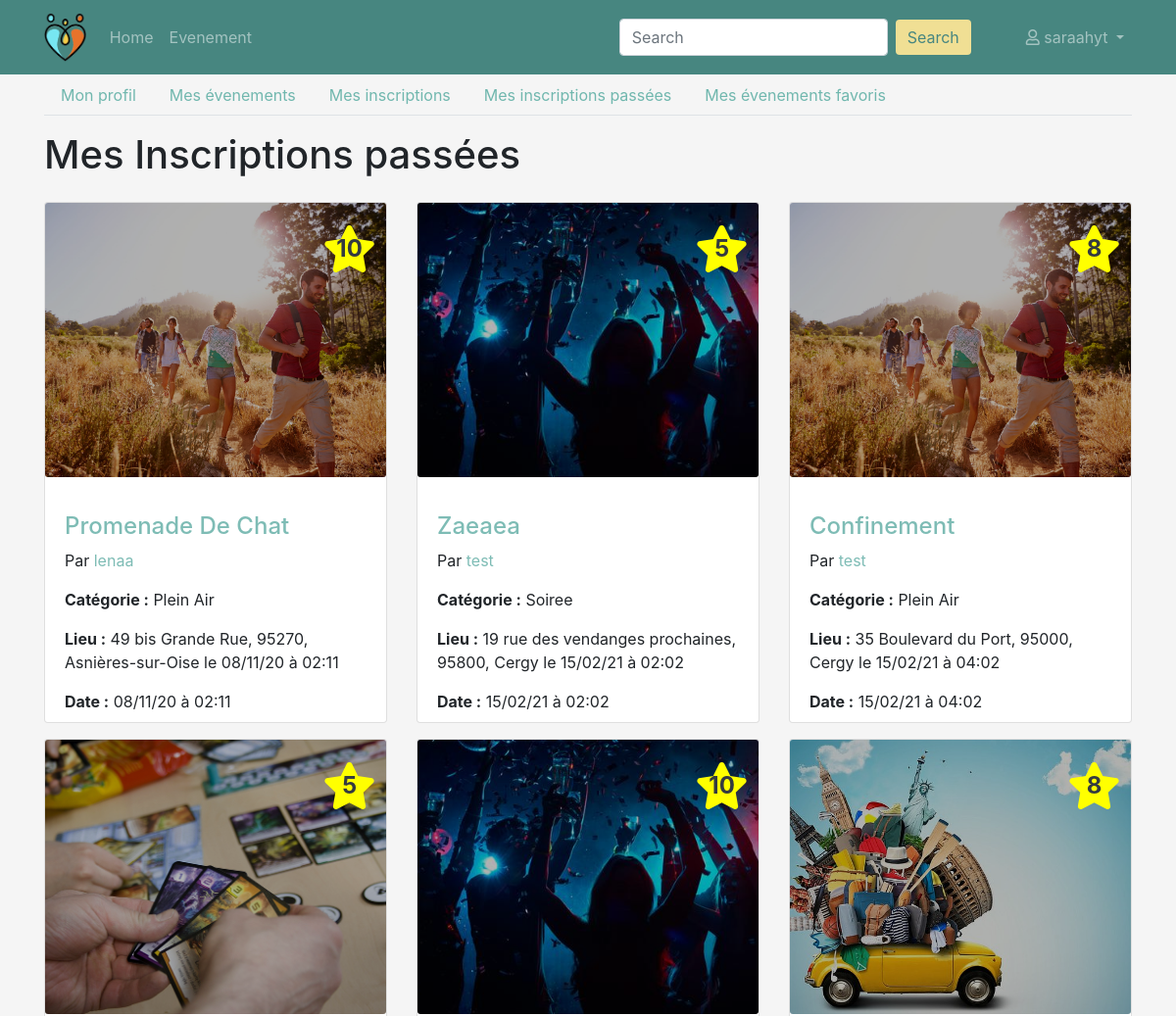
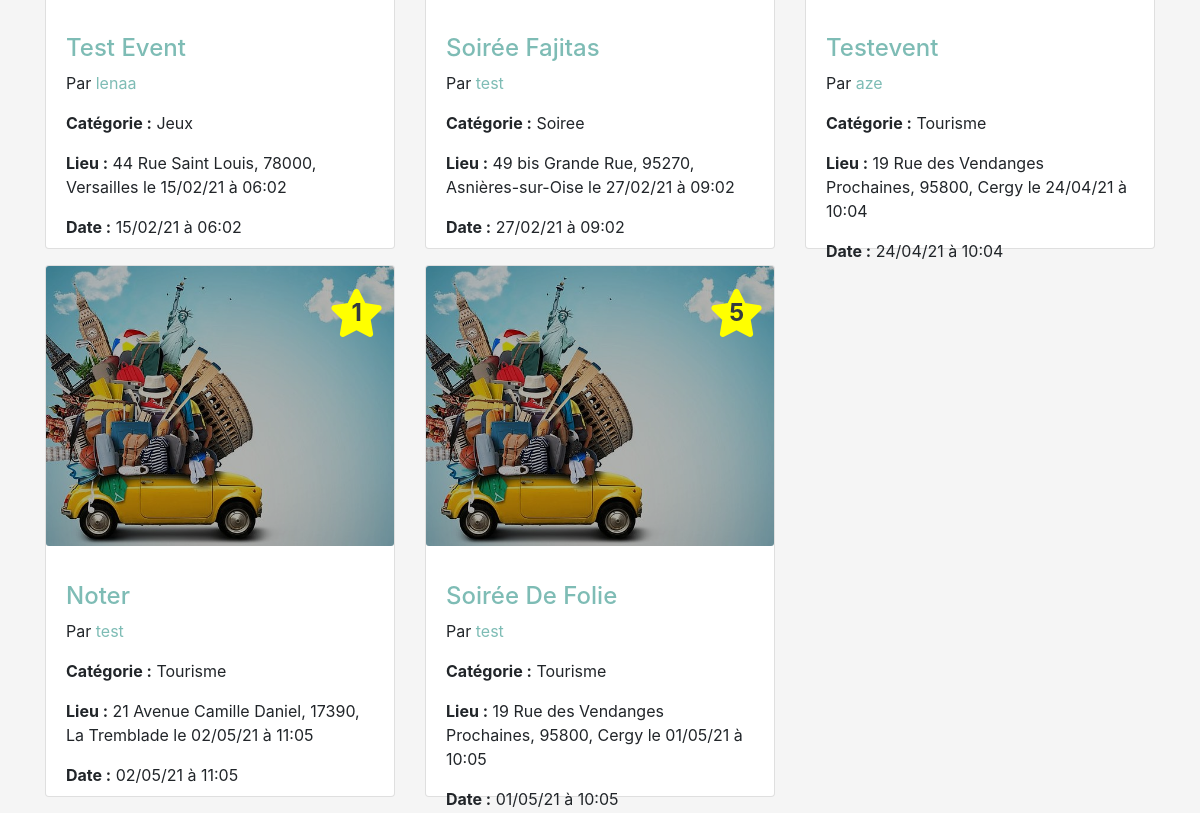
/profil/evenements/finis (signed in), run on the app's committed database (2 pictures, top to bottom).
### persons/models.py (models this page shows, shortened)
class Person(models.Model):
    TYPE_PARTICULIER = 'particulier'
    TYPE_PROFESSIONNEL = 'professionnel'
    TYPE_CHOICES = (
        (TYPE_PARTICULIER, 'particulier'),
        (TYPE_PROFESSIONNEL, 'professionnel')
    )
    user = models.ForeignKey('users.User', on_delete=models.CASCADE)
    first_name = models.CharField('prenom', max_length=100)
    last_name = models.CharField('nom', max_length=100)
    birth_date = models.DateField('date naissance')
    address = models.CharField('adresse', max_length=250)
    zip_code = models.IntegerField('code postal')
    city = models.CharField('ville', max_length=50)
    country = models.CharField('pays', max_length=100)
    phone_number = PhoneNumberField('telephone')
    pseudo = models.CharField('pseudo', max_length=50)
    person_type = models.CharField('type', choices=TYPE_CHOICES, max_length=15)
    created_at = models.DateTimeField('crée à', auto_now=True)
    note = models.IntegerField('karma', null=True, blank=True)
    imageProfil = models.FileField('image', null=True, default='utilisateur-de-profil.svg')
    is_visible = models.BooleanField('est visible', default=False)

### events/models.py (models this page shows, shortened)
class InscriptionEvent(models.Model):
    person = models.ForeignKey('persons.Person', on_delete=models.CASCADE)
    event = models.ForeignKey('Event', on_delete=models.CASCADE)
    def getKarma(self):
        return Karma.objects.get(person=self.person, event=self.event).note

class Event(models.Model):
    PARTY_CATEGORY = 'soiree'
    GAME_CATEGORY = 'jeux'
    TOURISM_CATEGORY = 'tourisme'
    AREA_CATEGORY = 'plein air'
    CATEGORY_CHOICES = (
        (PARTY_CATEGORY, 'soiree'),
        (GAME_CATEGORY, 'jeux'),
        (TOURISM_CATEGORY, 'tourisme'),
        (AREA_CATEGORY, 'plein air')
    )
    person = models.ForeignKey('persons.Person', on_delete=models.CASCADE)
    title = models.CharField('titre', max_length=150)
    description = models.TextField('description')
    address = models.CharField('adresse', max_length=100)
    zip_code = models.IntegerField('code postal')
    city = models.CharField('ville', max_length=50)
    category = models.CharField('categorie', choices=CATEGORY_CHOICES, max_length=20)
    created_at = models.DateTimeField('crée à', auto_now=True)
    event_date = models.DateTimeField('date evenement', auto_now=False)
    coordonate_x = models.CharField('coordonnée X',max_length=10 ,null=True, blank=True)
    coordonate_y = models.CharField('coordonnée Y',max_length=10 , null=True, blank=True)

class Karma(models.Model):
    person = models.ForeignKey('persons.Person', on_delete=models.CASCADE)
    event = models.ForeignKey('Event', on_delete=models.CASCADE)
    note = models.IntegerField('Note', default=0)

### events/views/events.py (the view)
# urls.py: path('profil/evenements/finis', ProfileFinishedEventsView.as_view(), name='profil-finished-events'),
class ProfileFinishedEventsView(PersonView):
    def get(self, request):
        user = request.user
        person = get_person_by_user(user)
        today = datetime.now()
        inscription_events = get_inscription_event_person(person).filter(event__event_date__lt=today)
        form = KarmaForm()
        context = {
            'user': user,
            'person': person,
            'form': form,
            'inscription_events': inscription_events,
            'navigation_items': navigation.navigation_items(navigation.NAV_PROFIL),
        }
        return render(request, 'persons/events/my_finished_events.html', context)

### events/forms.py
class KarmaForm(forms.ModelForm):
    class Meta:
        model = Karma
        exclude = ['person', 'event', 'note']

### events/models_helpers.py (called while the page is built)
def get_person_by_user(user):
    return Person.objects.get(user=user)

def get_inscription_event_person(person):
    return InscriptionEvent.objects.filter(person=person)

### events/navigation.py (called while the page is built)
def navigation_items(selected_item=None):
    items = []
    for name, shortcut in NAV_ITEMS:
        items.append({
            'name': name,
            'url': reverse(shortcut),
            'active': True if selected_item == name else False,
        })
    return items

### events/templates/persons/events/my_finished_events.html (shortened to what this page needs)
{% extends 'persons/base_navbar.html' %}
{% load bootstrap4 %}
{% load static %}
{% block content %}
    <div class="row mb-3">
        <div class="col">
            <div class="row">
                <div class="col">
                    <ul class="profil-tab nav nav-tabs">
                        <li class="nav-item">
                            <a class="nav-link" href="{% url 'profil' %}">Mon profil</a>
                        </li>
                        <li class="nav-item">
                            <a class="nav-link" href="{% url 'profil-events' %}">Mes évenements</a>
                        </li>
                        <li class="nav-item">
                            <a class="nav-link" href="{% url 'profil-registered_events' %}">Mes inscriptions</a>
                        </li>
                        <li class="nav-item">
                            <a class="nav-link" href="{% url 'profil-finished-events' %}">Mes inscriptions passées</a>
                        </li>
                        <li class="nav-item">
                            <a class="nav-link" href="{% url 'profil-favorite-events' %}">Mes évenements favoris</a>
                        </li>
                    </ul>
                </div>
            </div>
            <div class="row">
                <div class="col mt-3">
                    <div class="row">
                        <h1 class="col-md-7">Mes Inscriptions passées</h1>
                    </div>
                    <div class="row d-flex">
                        {% for inscription in inscription_events %}
                            <div class="col-md-4">
                                <div class="card mt-3">
                                    <div>
                                        {% with 'assets/category/'|add:inscription.event.category|add:'.jpeg' as category %}
                                            <img src="{% static category %}" class="card-img category-img">
                                        {% endwith %}
                                        <div class="note justify-content-center align-items-center d-flex"
                                             style="height: 40px; width: 40px; font-size: x-large">
                                            {% if inscription.getKarma %}
                                                <div class="stacked-icons">
                                                    <span class="fa-stack">
                                                    <i class="fas fa-star fa-stack-2x"></i>
                                                    <strong class="fa-stack-1x fa-stack-text fa-inverse text-dark">{{ inscription.getKarma }}</strong>
                                                  </span>
                                                </div>
                                            {% else %}
                                                <a class="text-success" data-toggle="modal"
                                                   data-target="#rating_modal_{{ inscription.event.pk }}"><i
                                                        class="far fa-star fa-2x"></i></a>
                                            {% endif %}
                                        </div>
                                    </div>
                                    <div class="card-body">
                                        <div class="d-flex">
                                            <p class="text-left"><a
                                                    href="{% url 'description-event' inscription.event.pk %}"><h4
                                                    class="mt-3">{{ inscription.event.title|title }}</h4></a></p>
                                        </div>
                                        <p>Par {% if inscription.event.person.pk is not person.pk %}
                                            <a class="show-user"
                                               href="{% url 'profil-show-user' inscription.event.person.pk %}">{{ inscription.event.person.pseudo }}</a> {% else %}
                                            {{ inscription.event.person.pseudo }} {% endif %}
                                        </p>
                                        <p class="card-text"><b>Catégorie :</b> {{ inscription.event.category|title }}
                                        </p>
                                        <p class="card-text"><b>Lieu
                                            :</b> {{ inscription.event.address }}, {{ inscription.event.zip_code }}, {{ inscription.event.city }}
                                            le {{ inscription.event.event_date|date:'d/m/y à h:m' }}</p>
                                        <p class="card-text"><b>Date
                                            :</b> {{ inscription.event.event_date|date:'d/m/y à h:m' }}</p>
                                    </div>
                                </div>
                            </div>
                        {% empty %}
                            <p>Il n'y a pas d'évenements pour le moment</p>
                        {% endfor %}
                    </div>
                </div>
            </div>
        </div>
    </div>
{% endblock %}

### events/templates/persons/base_navbar.html (shortened to what this page needs)
{% extends 'persons/base.html' %}
{% load static %}
{% block header %}
    <nav class="back-nav navbar navbar-expand-lg navbar-dark bg-dark">
        <div class="container d-flex justify-content-between">
            <a class="navbar-brand" href="{% url 'home' %}"><img src="{% static 'assets/logo1.png' %}" height="50"></a>
            <div class="collapse navbar-collapse" id="navbarSupportedContent">
                <ul class="navbar-nav">
                    {% for item in navigation_items %}
                        <li class="nav-item {% if item.active %}active{% endif %}">
                            <a class="nav-link" href="{{ item.url }}">{{ item.name }}</a>
                        </li>
                    {% endfor %}
                </ul>
                <form action="{% url 'events' %}" class="form-inline my-2 my-lg-0 ml-auto mr-5" method="get">
                    <input name="q" class="form-control mr-sm-2" type="search" placeholder="Search"
                           aria-label="Search">
                    <button class="search btn btn-outline-success my-2 my-sm-0" type="submit">Search</button>
                </form>
                <ul class="navbar-nav mr-0">
                    <li class="nav-item dropdown">
                        <a class="nav-link dropdown-toggle" href="#" id="navbarDropdownMenuLink" role="button" data-toggle="dropdown" aria-haspopup="true" aria-expanded="false">
                        <i class="far fa-user"></i> {{ person.pseudo }}
                    </a>
                    </li>
                </ul>
            </div>
        </div>
    </nav>
{% endblock %}

### events/static/css/event.css (style rules this page uses)
body { background-color: whitesmoke !important; }
.back-nav { background-color: #478680 !important; }
.search { background-color: #F0DF94 !important; color: #478680 !important; border: none !important; }
.profil-tab .nav-link { color: #70B7AE !important; }
h4 a, .show-user { color: #7ebcb5 !important; }
.category-img { height: 280px; object-fit: cover; filter: brightness(70%); }
.favorite, .note { position: absolute; right: 5%; top: 5% }
.note i { color: yellow; }
.card-body { height: 250px; }

### data on the page
Person: pseudo "saraahyt"
InscriptionEvent: getKarma "10", event.person.pseudo "lenaa", event.category "Plein Air", event.address "49 bis Grande Rue", event.zip_code "95270", event.city "Asnières-sur-Oise", event.event_date "08/11/20 à 02:11"
InscriptionEvent: getKarma "5", event.person.pseudo "test", event.category "Soiree", event.address "19 rue des vendanges prochaines", event.zip_code "95800", event.city "Cergy", event.event_date "15/02/21 à 02:02"
InscriptionEvent: getKarma "8", event.person.pseudo "test", event.category "Plein Air", event.address "35 Boulevard du Port", event.zip_code "95000", event.city "Cergy", event.event_date "15/02/21 à 04:02"
InscriptionEvent: getKarma "5", event.person.pseudo "lenaa", event.category "Jeux", event.address "44 Rue Saint Louis", event.zip_code "78000", event.city "Versailles", event.event_date "15/02/21 à 06:02"
InscriptionEvent: getKarma "10", event.person.pseudo "test", event.category "Soiree", event.address "49 bis Grande Rue", event.zip_code "95270", event.city "Asnières-sur-Oise", event.event_date "27/02/21 à 09:02"
InscriptionEvent: getKarma "8", event.person.pseudo "aze", event.category "Tourisme", event.address "19 Rue des Vendanges Prochaines", event.zip_code "95800", event.city "Cergy", event.event_date "24/04/21 à 10:04"
InscriptionEvent: getKarma "1", event.person.pseudo "test", event.category "Tourisme", event.address "21 Avenue Camille Daniel", event.zip_code "17390", event.city "La Tremblade", event.event_date "02/05/21 à 11:05"
InscriptionEvent: getKarma "5", event.person.pseudo "test", event.category "Tourisme", event.address "19 Rue des Vendanges Prochaines", event.zip_code "95800", event.city "Cergy", event.event_date "01/05/21 à 10:05"

### other printed values
{{ item.name }} "Home" "Evenement"
